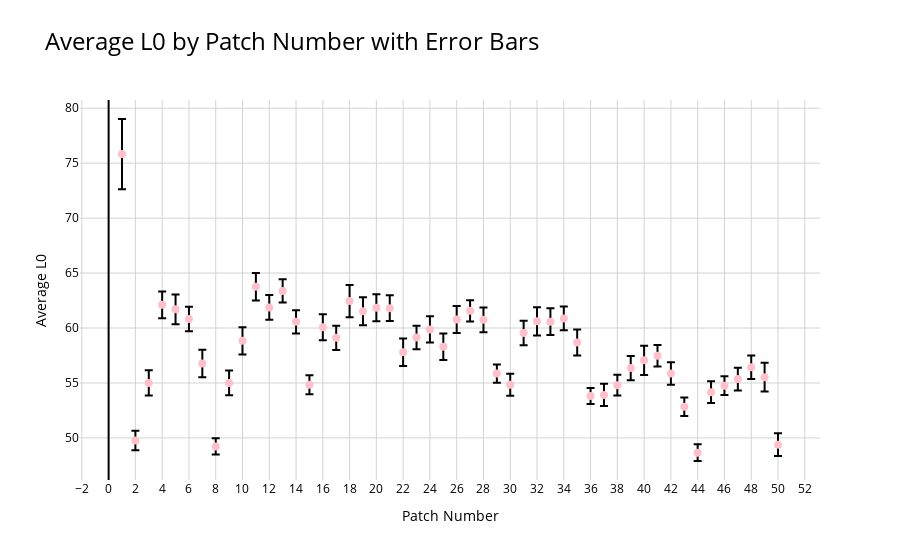
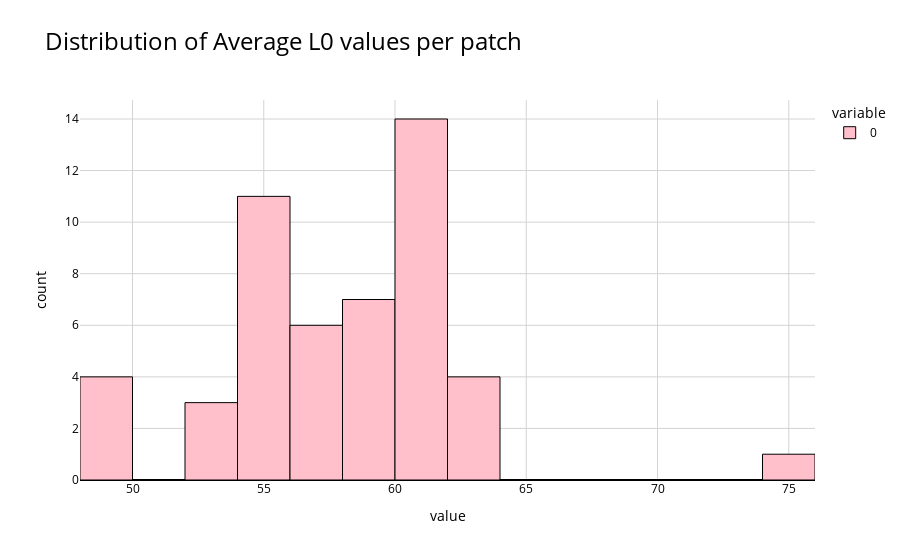
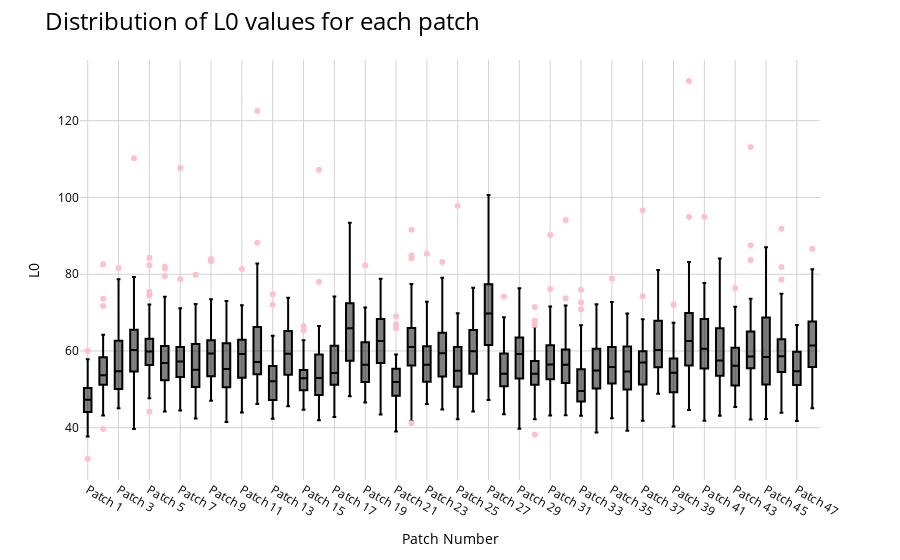

Here is the notebook cell these charts were saved with, in order:
### Code cell
import plotly.express as px
import plotly.graph_objects as go
import torch
import numpy as np
from tqdm import tqdm
import pandas as pd

# Assuming all_l0_per_patch is already a numpy array after processing the validation dataset

# Calculate the average L0 per patch across all batches
avg_l0_per_patch = np.mean(all_l0_per_patch, axis=0)

# Calculate the standard error of the mean
sem_l0_per_patch = np.std(all_l0_per_patch, axis=0) / np.sqrt(all_l0_per_patch.shape[0])

print("Average L0 shape:", avg_l0_per_patch.shape)
print("Overall average L0 per patch:", avg_l0_per_patch.mean())

# Create patch numbers
patch_numbers = np.arange(1, len(avg_l0_per_patch) + 1)

# Create a DataFrame for the plot
df = pd.DataFrame({
    'Patch Number': patch_numbers,
    'Average L0': avg_l0_per_patch,
    'SEM': sem_l0_per_patch
})

# Create an interactive scatter plot with error bars
fig = go.Figure()

# Add scatter plot
fig.add_trace(go.Scatter(
    x=df['Patch Number'],
    y=df['Average L0'],
    mode='markers',
    name='Average L0',
    marker=dict(color='#FFC0CB', size=8),
    error_y=dict(
        type='data',
        array=df['SEM'],
        visible=True,
        color='black'
    )
))

# Update layout
fig.update_layout(
    title='Average L0 by Patch Number with Error Bars',
    xaxis_title='Patch Number',
    yaxis_title='Average L0',
    plot_bgcolor='white',
    paper_bgcolor='white',
    font=dict(color='black'),
    title_font=dict(size=24, color='black'),
    xaxis=dict(
        tickmode='linear',
        dtick=max(1, len(patch_numbers) // 20),
        gridcolor='lightgrey',
        zerolinecolor='black'
    ),
    yaxis=dict(
        gridcolor='lightgrey',
        zerolinecolor='black'
    ),
    showlegend=False
)

fig.show()

# Create a histogram of average L0 values per patch
hist_fig = px.histogram(avg_l0_per_patch, title="Distribution of Average L0 values per patch")
hist_fig.update_traces(marker=dict(color='#FFC0CB', line=dict(color='black', width=1)))
hist_fig.update_layout(
    plot_bgcolor='white',
    paper_bgcolor='white',
    font=dict(color='black'),
    title=dict(font=dict(size=24, color='black')),
    xaxis=dict(gridcolor='lightgrey', zerolinecolor='black'),
    yaxis=dict(gridcolor='lightgrey', zerolinecolor='black')
)
hist_fig.show()

# Create a box plot to show the distribution of L0 values for each patch
all_l0_per_patch_flat = all_l0_per_patch.T
box_fig = px.box(data_frame=pd.DataFrame(all_l0_per_patch_flat, columns=[f'Patch {i+1}' for i in range(all_l0_per_patch_flat.shape[1])]))
box_fig.update_traces(marker=dict(color='#FFC0CB'), line=dict(color='black'))
box_fig.update_layout(
    title='Distribution of L0 values for each patch',
    xaxis_title='Patch Number',
    yaxis_title='L0',
    xaxis=dict(tickmode='linear', dtick=max(1, all_l0_per_patch_flat.shape[0] // 20),
               gridcolor='lightgrey', zerolinecolor='black'),
    yaxis=dict(gridcolor='lightgrey', zerolinecolor='black'),
    plot_bgcolor='white',
    paper_bgcolor='white',
    font=dict(color='black'),
    title_font=dict(size=24, color='black')
)
box_fig.show()

### Figure 1 — Plotly figure (JSON) as saved in the notebook; plotly's stock layout.template omitted (floating-point values rounded to 4 significant figures)
{"data": [{"error_y": {"array": [3.194, 0.8942, 1.151, 1.217, 1.356, 1.105, 1.256, 0.7319, 1.131, 1.241, 1.257, 1.122, 1.048, 1.053, 0.8636, 1.18, 1.108, 1.467, 1.28, 1.229, 1.175, 1.247, 1.071, 1.201, 1.209, 1.226, 0.9692, 1.12, 0.8308, 1.005, 1.114, 1.291, 1.214, 1.076, 1.18, 0.7242, 1.015, 0.946, 1.097, 1.332, 0.9823, 1.02, 0.8518, 0.7568, 0.9895, 0.848, 1.043, 1.075, 1.306, 1.046], "color": "black", "type": "data", "visible": true}, "marker": {"color": "#FFC0CB", "size": 8}, "mode": "markers", "name": "Average L0", "type": "scatter", "x": [1, 2, 3, 4, 5, 6, 7, 8, 9, 10, 11, 12, 13, 14, 15, 16, 17, 18, 19, 20, 21, 22, 23, 24, 25, 26, 27, 28, 29, 30, 31, 32, 33, 34, 35, 36, 37, 38, 39, 40, 41, 42, 43, 44, 45, 46, 47, 48, 49, 50], "y": [75.83, 49.76, 55.0, 62.11, 61.7, 60.82, 56.77, 49.23, 55.01, 58.84, 63.75, 61.88, 63.38, 60.56, 54.83, 60.07, 59.1, 62.46, 61.53, 61.84, 61.81, 57.8, 59.13, 59.88, 58.3, 60.78, 61.57, 60.74, 55.85, 54.83, 59.55, 60.61, 60.58, 60.88, 58.69, 53.82, 53.91, 54.8, 56.35, 57.06, 57.48, 55.87, 52.84, 48.66, 54.17, 54.76, 55.35, 56.43, 55.53, 49.39]}], "layout": {"font": {"color": "black"}, "paper_bgcolor": "white", "plot_bgcolor": "white", "showlegend": false, "title": {"font": {"color": "black", "size": 24}, "text": "Average L0 by Patch Number with Error Bars"}, "xaxis": {"dtick": 2, "gridcolor": "lightgrey", "tickmode": "linear", "title": {"text": "Patch Number"}, "zerolinecolor": "black"}, "yaxis": {"gridcolor": "lightgrey", "title": {"text": "Average L0"}, "zerolinecolor": "black"}}}

### Figure 2 — Plotly figure (JSON) as saved in the notebook; plotly's stock layout.template omitted (floating-point values rounded to 4 significant figures)
{"data": [{"alignmentgroup": "True", "bingroup": "x", "hovertemplate": "variable=0<br>value=%{x}<br>count=%{y}<extra></extra>", "legendgroup": "0", "marker": {"color": "#FFC0CB", "line": {"color": "black", "width": 1}, "pattern": {"shape": ""}}, "name": "0", "offsetgroup": "0", "orientation": "v", "showlegend": true, "type": "histogram", "x": [75.83, 49.76, 55.0, 62.11, 61.7, 60.82, 56.77, 49.23, 55.01, 58.84, 63.75, 61.88, 63.38, 60.56, 54.83, 60.07, 59.1, 62.46, 61.53, 61.84, 61.81, 57.8, 59.13, 59.88, 58.3, 60.78, 61.57, 60.74, 55.85, 54.83, 59.55, 60.61, 60.58, 60.88, 58.69, 53.82, 53.91, 54.8, 56.35, 57.06, 57.48, 55.87, 52.84, 48.66, 54.17, 54.76, 55.35, 56.43, 55.53, 49.39], "xaxis": "x", "yaxis": "y"}], "layout": {"barmode": "relative", "font": {"color": "black"}, "legend": {"title": {"text": "variable"}, "tracegroupgap": 0}, "paper_bgcolor": "white", "plot_bgcolor": "white", "title": {"font": {"color": "black", "size": 24}, "text": "Distribution of Average L0 values per patch"}, "xaxis": {"anchor": "y", "domain": [0, 1], "gridcolor": "lightgrey", "title": {"text": "value"}, "zerolinecolor": "black"}, "yaxis": {"anchor": "x", "domain": [0, 1], "gridcolor": "lightgrey", "title": {"text": "count"}, "zerolinecolor": "black"}}}

### Figure 3 — Plotly figure (JSON) as saved in the notebook; plotly's stock layout.template omitted (floating-point values rounded to 4 significant figures; data arrays with more than 128 entries replaced by an {"elided": "..."} marker saying what was removed)
{"data": [{"alignmentgroup": "True", "hovertemplate": "variable=%{x}<br>value=%{y}<extra></extra>", "legendgroup": "", "line": {"color": "black"}, "marker": {"color": "#FFC0CB"}, "name": "", "notched": false, "offsetgroup": "", "orientation": "v", "showlegend": false, "type": "box", "x": {"elided": "2400 str values"}, "x0": " ", "xaxis": "x", "y": {"elided": "2400 float values"}, "y0": " ", "yaxis": "y"}], "layout": {"boxmode": "group", "font": {"color": "black"}, "legend": {"tracegroupgap": 0}, "margin": {"t": 60}, "paper_bgcolor": "white", "plot_bgcolor": "white", "title": {"font": {"color": "black", "size": 24}, "text": "Distribution of L0 values for each patch"}, "xaxis": {"anchor": "y", "domain": [0, 1], "dtick": 2, "gridcolor": "lightgrey", "tickmode": "linear", "title": {"text": "Patch Number"}, "zerolinecolor": "black"}, "yaxis": {"anchor": "x", "domain": [0, 1], "gridcolor": "lightgrey", "title": {"text": "L0"}, "zerolinecolor": "black"}}}
